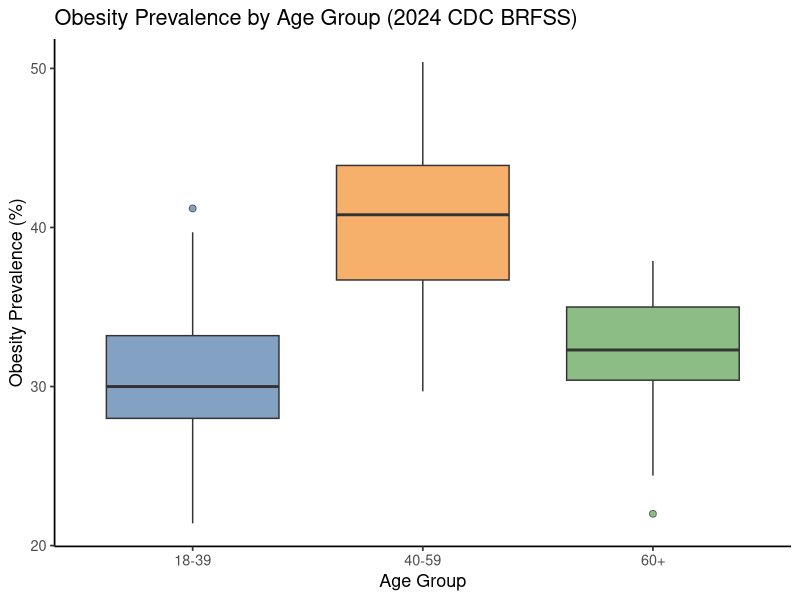
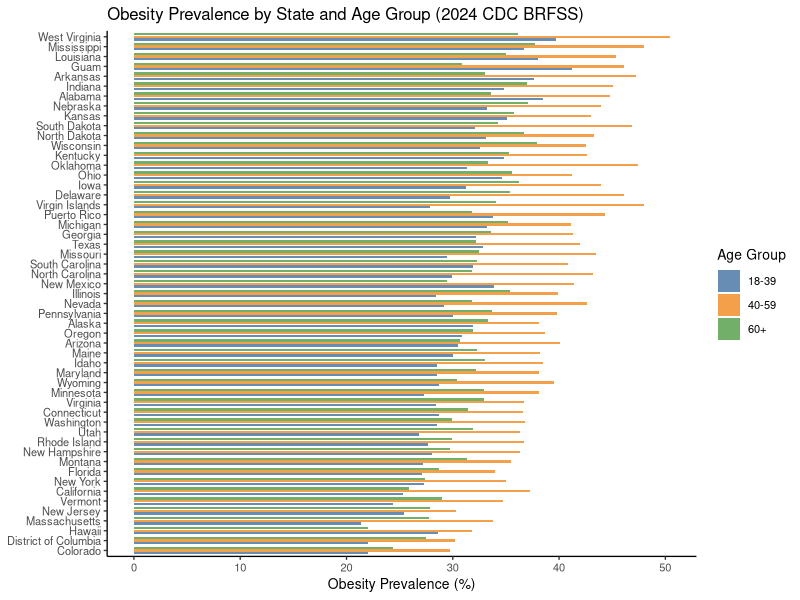
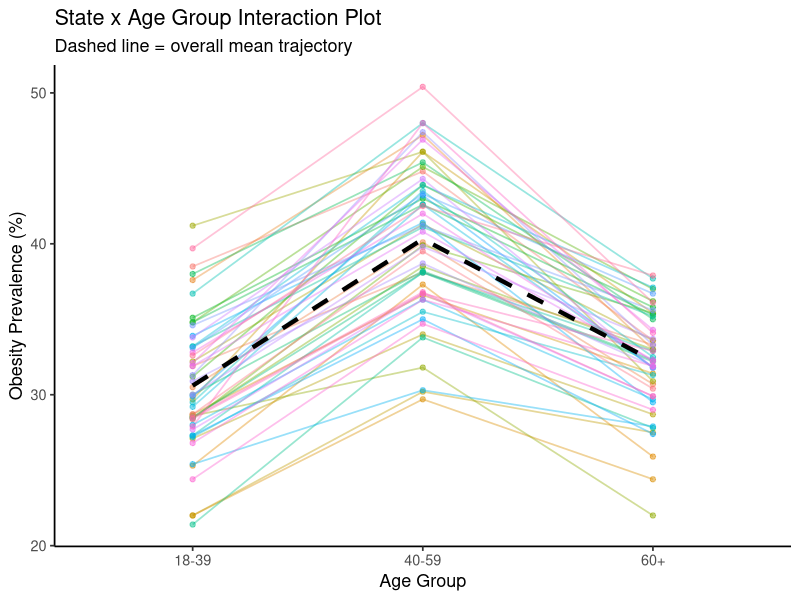
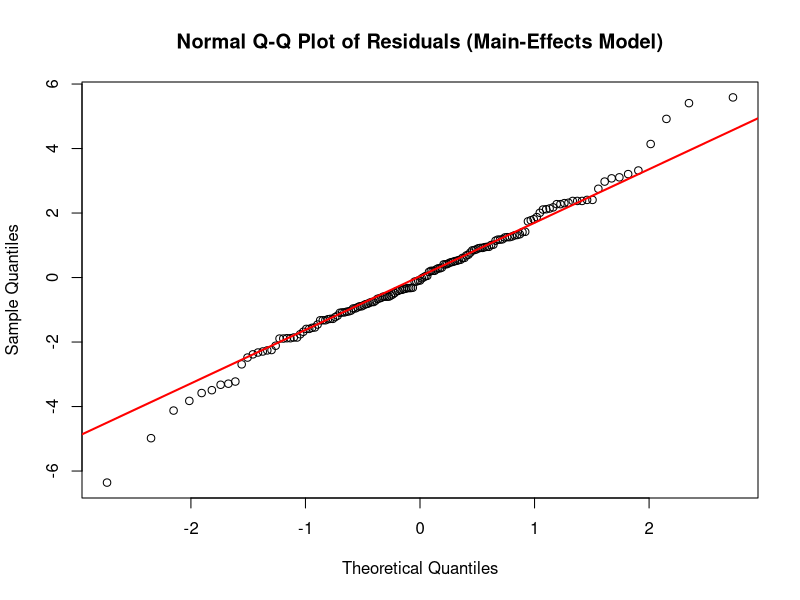
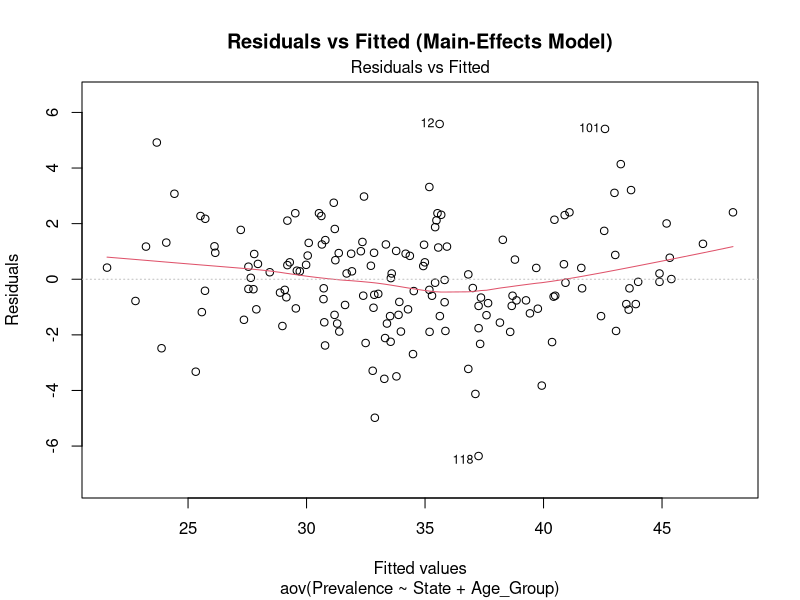

Write R code to recreate these figures, in order.
## ---- chunk 1
knitr::opts_chunk$set(echo = TRUE, warning = FALSE, message = FALSE,
                      fig.align = "left", fig.width = 5.5, fig.height = 3.8,
                      out.width = "90%")
## ---- chunk 2
library(tidyverse)
library(car)
library(emmeans)
library(knitr)

# Load the three age-group CSV files
d18 <- read.csv("2024-obesity-aged-18-39y.csv") |>
  mutate(Age_Group = "18-39")

d40 <- read.csv("2024-obesity-aged-40-59y.csv") |>
  mutate(Age_Group = "40-59")

d60 <- read.csv("2024-obesity-aged-60y.csv") |>
  mutate(Age_Group = "60+")

# Combine into one dataframe
df <- bind_rows(d18, d40, d60) |>
  mutate(
    Prevalence = suppressWarnings(as.numeric(Prevalence)),
    State      = as.factor(State),
    Age_Group  = factor(Age_Group, levels = c("18-39", "40-59", "60+"))
  ) |>
  filter(!is.na(Prevalence))  # Remove "Insufficient data" rows

cat("Total observations:", nrow(df), "\n")
cat("Unique states/territories:", nlevels(df$State), "\n")
## ---- chunk 3
# Summary by age group
summary_tbl <- df |>
  group_by(Age_Group) |>
  summarise(
    N    = n(),
    Mean = round(mean(Prevalence), 2),
    SD   = round(sd(Prevalence), 2),
    Min  = min(Prevalence),
    Max  = max(Prevalence)
  )

kable(summary_tbl,
      caption = "Descriptive Statistics: Obesity Prevalence (%) by Age Group",
      col.names = c("Age Group", "N", "Mean (%)", "SD", "Min (%)", "Max (%)"))
## ---- chunk 4
ggplot(df, aes(x = Age_Group, y = Prevalence, fill = Age_Group)) +
  geom_boxplot(alpha = 0.7, outlier.shape = 21, outlier.size = 2) +
  scale_fill_manual(values = c("#4E79A7", "#F28E2B", "#59A14F")) +
  labs(
    title = "Obesity Prevalence by Age Group (2024 CDC BRFSS)",
    x     = "Age Group",
    y     = "Obesity Prevalence (%)",
    fill  = "Age Group"
  ) +
  theme_classic(base_size = 13) +
  theme(legend.position = "none")
## ---- chunk 5
state_order <- df |>
  group_by(State) |>
  summarise(Mean = mean(Prevalence)) |>
  arrange(Mean) |>
  pull(State)

df |>
  mutate(State = factor(State, levels = state_order)) |>
  ggplot(aes(x = State, y = Prevalence, fill = Age_Group)) +
  geom_col(position = position_dodge(0.8), width = 0.7, alpha = 0.85) +
  scale_fill_manual(values = c("#4E79A7", "#F28E2B", "#59A14F")) +
  coord_flip() +
  labs(
    title = "Obesity Prevalence by State and Age Group (2024 CDC BRFSS)",
    x     = NULL,
    y     = "Obesity Prevalence (%)",
    fill  = "Age Group"
  ) +
  theme_classic(base_size = 10)
## ---- chunk 6
# Use a sample of states for readability, or all
ggplot(df, aes(x = Age_Group, y = Prevalence, group = State, colour = State)) +
  geom_line(alpha = 0.4, linewidth = 0.6) +
  geom_point(alpha = 0.5, size = 1.5) +
  stat_summary(aes(group = 1), fun = mean, geom = "line",
               colour = "black", linewidth = 1.5, linetype = "dashed") +
  labs(
    title = "State x Age Group Interaction Plot",
    subtitle = "Dashed line = overall mean trajectory",
    x     = "Age Group",
    y     = "Obesity Prevalence (%)"
  ) +
  theme_classic(base_size = 13) +
  theme(legend.position = "none")
## ---- chunk 7
# Main-effects model for assumption checking (avoids saturated-model problem)
model_main <- aov(Prevalence ~ State + Age_Group, data = df)

# Full interaction model for ANOVA results
model <- aov(Prevalence ~ State + Age_Group + State:Age_Group, data = df)
## ---- chunk 8
# Q-Q plot
qqnorm(residuals(model_main), main = "Normal Q-Q Plot of Residuals (Main-Effects Model)")
qqline(residuals(model_main), col = "red", lwd = 2)

# Shapiro-Wilk test
sw <- shapiro.test(residuals(model_main))
cat("Shapiro-Wilk test: W =", round(sw$statistic, 4),
    ", p =", round(sw$p.value, 4), "\n")
## ---- chunk 9
plot(model_main, which = 1, main = "Residuals vs Fitted (Main-Effects Model)")
## ---- chunk 10
anova_tbl <- summary(model)[[1]]
kable(round(anova_tbl, 4),
      caption = "Two-Way ANOVA Summary: Obesity Prevalence ~ State + Age Group + Interaction")
## ---- chunk 11
# Compute eta-squared for each effect
ss    <- anova_tbl[["Sum Sq"]]
total <- sum(ss)
eta2  <- round(ss / total, 4)

effects <- rownames(anova_tbl)
eta_df  <- data.frame(
  Effect         = effects,
  SS             = round(ss, 2),
  Eta_squared    = eta2
)
kable(eta_df, caption = "Effect Sizes (Eta-squared)",
      col.names = c("Effect", "Sum of Squares", "Eta-squared"))
## ---- chunk 12
emm <- emmeans(model, ~ Age_Group)
pairs_out <- pairs(emm, adjust = "tukey")
kable(summary(pairs_out),
      caption = "Tukey HSD Post-Hoc Comparisons: Age Group",
      digits  = 4)
